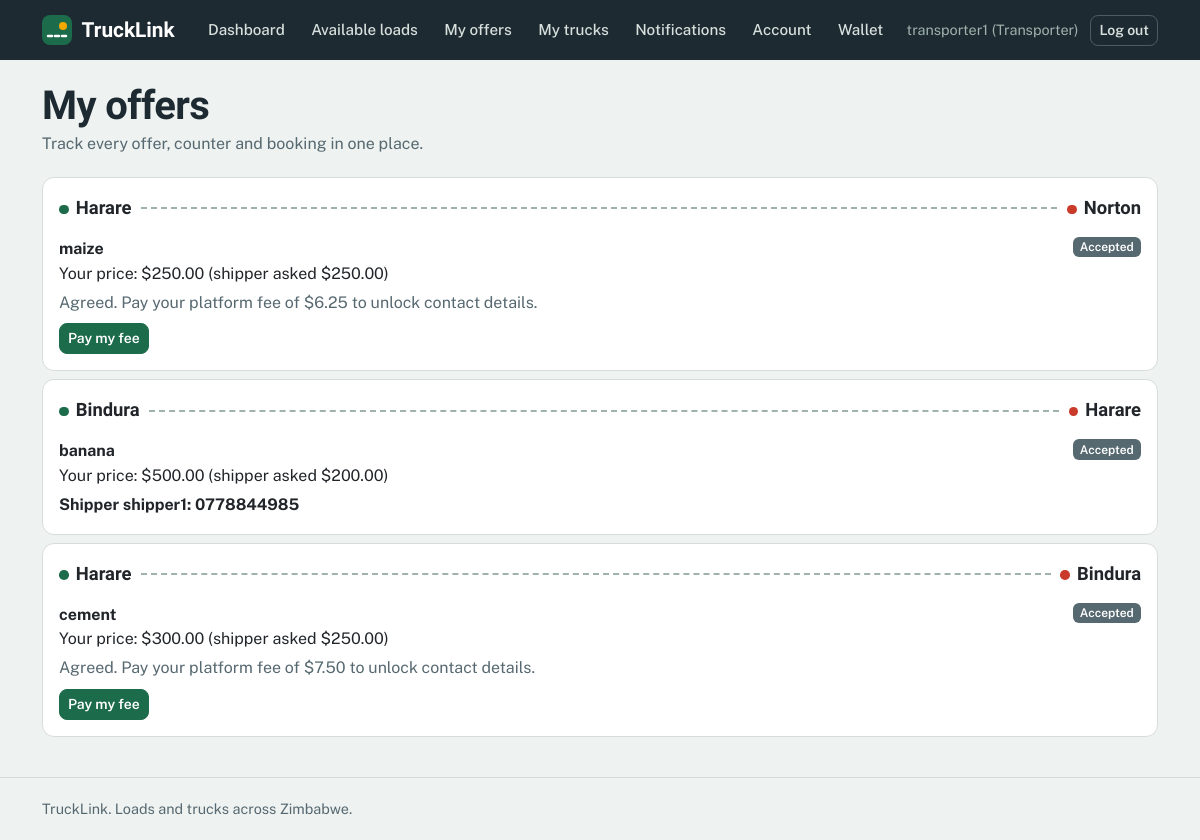
The app's page /loads/offers/ (signed in), older data.
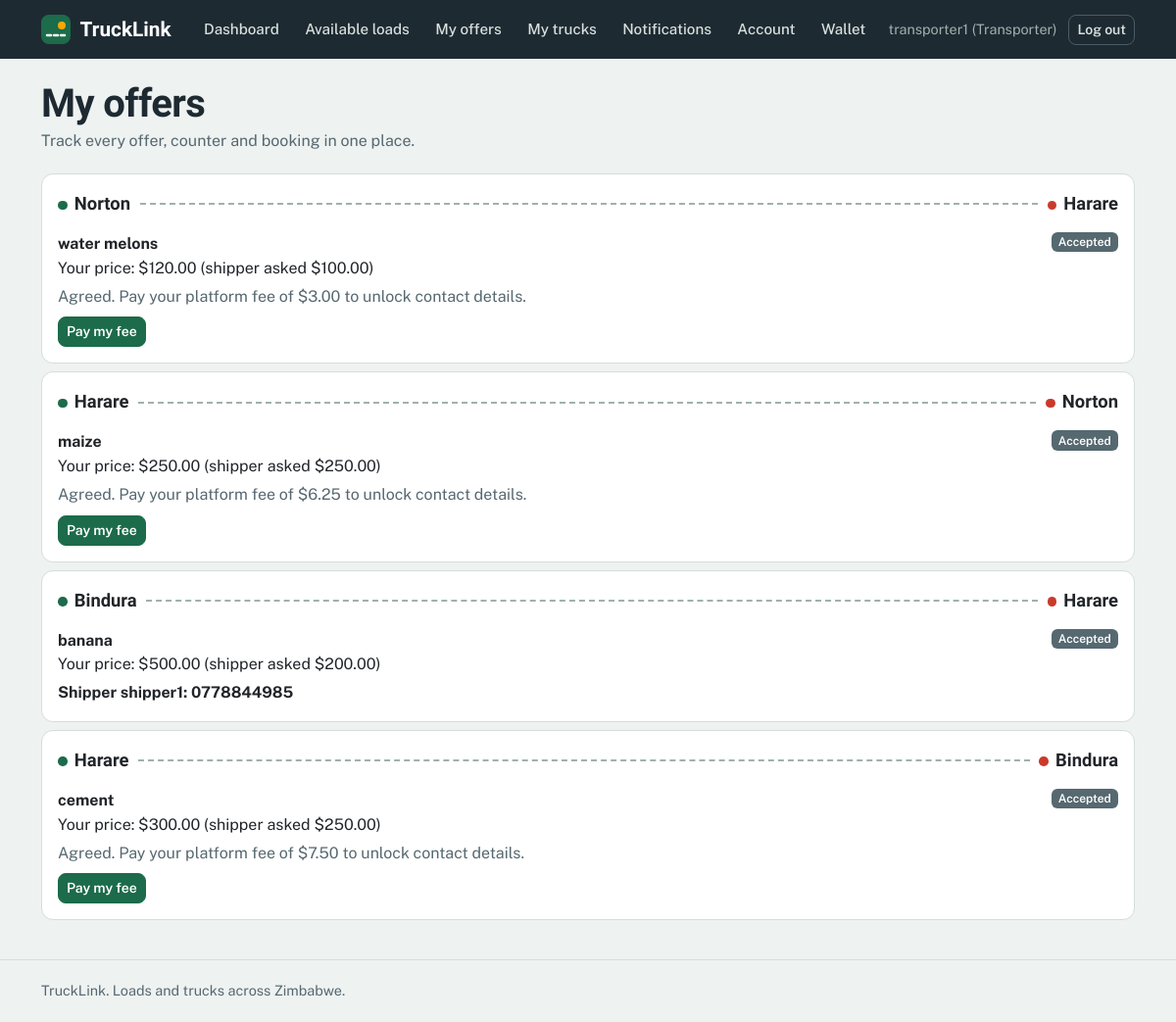
The same page, newer data.
### loads/models.py (models this page shows, shortened)
class Offer(models.Model):
    STATUS_CHOICES = [
        ('pending', 'Awaiting shipper'),
        ('countered', 'Awaiting transporter'),
        ('accepted', 'Accepted'),
        ('declined', 'Declined'),
        ('withdrawn', 'Withdrawn'),
        ('expired', 'Expired'),
    ]
    load = models.ForeignKey(Load, on_delete=models.CASCADE, related_name='offers')
    transporter = models.ForeignKey(settings.AUTH_USER_MODEL, on_delete=models.CASCADE,
                                    related_name='offers')
    truck = models.ForeignKey('trucks.Truck', on_delete=models.SET_NULL,
                              null=True, blank=True)
    price = models.DecimalField(max_digits=10, decimal_places=2)
    message = models.CharField(max_length=200, blank=True)
    status = models.CharField(max_length=20, choices=STATUS_CHOICES, default='pending')
    accepted_at = models.DateTimeField(null=True, blank=True)
    created_at = models.DateTimeField(auto_now_add=True)
    def _fee(self, percent):
        fee = self.price * Decimal(str(percent)) / Decimal('100')
        minimum = Decimal(str(settings.PLATFORM_FEE_MINIMUM))
        return max(fee, minimum).quantize(Decimal('0.01'))
    @property
    def transporter_fee(self):
        return self._fee(settings.PLATFORM_FEE_PERCENT_TRANSPORTER)
    @property
    def shipper_paid(self):
        return self.payments.filter(status='paid', payer_role='shipper').exists()
    @property
    def transporter_paid(self):
        return self.payments.filter(status='paid', payer_role='transporter').exists()
    @property
    def fee_paid(self):
        return self.shipper_paid and self.transporter_paid
    @property
    def pay_deadline(self):
        if not self.accepted_at:
            return None
        hours = getattr(settings, 'PAYMENT_DEADLINE_HOURS', 24)
        return self.accepted_at + timedelta(hours=hours)

class Load(models.Model):
    STATUS_CHOICES = [
        ('open', 'Open'),
        ('booked', 'Booked'),
        ('delivered', 'Delivered'),
        ('expired', 'Expired'),
    ]
    CARGO_CHOICES = [
        ('general', 'General cargo'),
        ('bulk', 'Bulk'),
        ('perishable', 'Perishable'),
        ('fragile', 'Fragile'),
        ('hazardous', 'Hazardous'),
        ('livestock', 'Livestock'),
    ]
    URGENCY_CHOICES = [
        ('standard', 'Standard (1 to 3 days)'),
        ('urgent', 'Urgent (same day)'),
        ('scheduled', 'Scheduled (fixed date)'),
    ]
    TRUCK_NEEDED_CHOICES = [('any', 'Any truck')] + Truck.TYPE_CHOICES
    shipper = models.ForeignKey(settings.AUTH_USER_MODEL, on_delete=models.CASCADE,
                                related_name='loads', null=True, blank=True)
    title = models.CharField(max_length=100)
    pickup = models.CharField(max_length=100)
    destination = models.CharField(max_length=100)
    cargo_type = models.CharField(max_length=20, choices=CARGO_CHOICES, default='general')
    weight_tonnes = models.DecimalField(max_digits=6, decimal_places=2)
    truck_type_needed = models.CharField(max_length=20, choices=TRUCK_NEEDED_CHOICES, default='any')
    offered_price = models.DecimalField(max_digits=10, decimal_places=2)
    urgency = models.CharField(max_length=20, choices=URGENCY_CHOICES, default='standard')
    pickup_date = models.DateField(null=True, blank=True)
    description = models.TextField(blank=True, default='')
    insured = models.BooleanField(default=False)
    insurance_provider = models.CharField(max_length=100, blank=True, default='')
    coverage_amount = models.DecimalField(max_digits=12, decimal_places=2, null=True, blank=True)
    status = models.CharField(max_length=20, choices=STATUS_CHOICES, default='open')
    created_at = models.DateTimeField(auto_now_add=True)

### accounts/models.py (models this page shows, shortened)
class Profile(models.Model):
    ROLE_CHOICES = [
        ('shipper', 'Shipper (I have loads)'),
        ('transporter', 'Transporter (I have trucks)'),
    ]
    user = models.OneToOneField(settings.AUTH_USER_MODEL, on_delete=models.CASCADE)
    role = models.CharField(max_length=20, choices=ROLE_CHOICES)
    phone = models.CharField(max_length=20, blank=True)
    both_roles = models.BooleanField(default=False)

### loads/views.py (the view)
# urls.py: path('offers/', views.my_offers, name='my_offers'),
@login_required
def my_offers(request):
    if _role(request.user) != 'transporter':
        return redirect('home')
    run_housekeeping()
    offers = (Offer.objects.filter(transporter=request.user)
              .select_related('load', 'load__shipper').order_by('-created_at'))
    return render(request, 'loads/my_offers.html', {'offers': offers})

### accounts/templatetags/notify_tags.py (called while the page is built)
@register.simple_tag
def unread_count(user):
    if not user.is_authenticated:
        return 0
    return user.notifications.filter(is_read=False).count()

### loads/services.py (called while the page is built, shortened)
def deadline_hours():
    return getattr(settings, 'PAYMENT_DEADLINE_HOURS', 24)

def expire_loads():
    stale = Load.objects.filter(status='open', pickup_date__lt=timezone.localdate())

def release_unpaid_bookings():
    cutoff = timezone.now() - timedelta(hours=deadline_hours())
    late = (Offer.objects
            .filter(status='accepted', accepted_at__lt=cutoff, load__status='booked')
            .select_related('load', 'load__shipper', 'transporter'))

def run_housekeeping():
    expire_loads()
    release_unpaid_bookings()

### loads/views.py (called while the page is built)
def _role(user):
    profile = getattr(user, 'profile', None)
    return profile.role if profile else None

### loads/templates/loads/my_offers.html (shortened to what this page needs)
{% extends 'base.html' %}
{% block content %}
<div class="page-head">
  <h1>My offers</h1>
  <p class="muted mb-0">Track every offer, counter and booking in one place.</p>
</div>
{% for offer in offers %}
<div class="card mb-2">
  <div class="card-body">
    <div class="route"><span class="town">{{ offer.load.pickup }}</span><span class="line"></span><span class="town">{{ offer.load.destination }}</span></div>
    <div class="d-flex justify-content-between align-items-start flex-wrap gap-2">
      <strong>{{ offer.load.title }}</strong>
      <span class="badge bg-secondary">{{ offer.get_status_display }}</span>
    </div>
    <p class="mb-1">Your price: ${{ offer.price }} (shipper asked ${{ offer.load.offered_price }})</p>
    {% if offer.status == 'countered' %}
      <p class="mb-2"><strong>The shipper countered at ${{ offer.price }}.</strong> Your move.</p>
      <a href="{% url 'load_detail' offer.load.pk %}" class="btn btn-sm btn-primary">Respond</a>
    {% elif offer.status == 'accepted' %}
      {% if offer.fee_paid %}
        <p class="mb-0 fw-bold">Shipper {{ offer.load.shipper.username }}: {{ offer.load.shipper.profile.phone|default:"no phone given" }}</p>
      {% elif offer.transporter_paid %}
        <p class="mb-0 muted">Your fee is paid. Waiting for the shipper to pay theirs.</p>
      {% else %}
        <p class="mb-2 muted">Agreed. Pay your platform fee of ${{ offer.transporter_fee }}{% if offer.pay_deadline %} by {{ offer.pay_deadline|date:"d M, H:i" }}{% endif %} to unlock contact details.</p>
        <a href="{% url 'load_detail' offer.load.pk %}" class="btn btn-sm btn-success">Pay my fee</a>
      {% endif %}
    {% else %}
      <a href="{% url 'load_detail' offer.load.pk %}" class="btn btn-sm btn-outline-primary">View</a>
    {% endif %}
  </div>
</div>
{% empty %}
<div class="empty">You have not made any offers yet. Browse <a href="{% url 'load_list' %}">available loads</a>.</div>
{% endfor %}
{% endblock %}

Row changes from the older to the newer data that the page shows:
added Offer: load.pickup "Norton", load.destination "Harare", load "water melons", status "Accepted", price "120.00", load.offered_price "100.00", transporter_fee "3.00"
